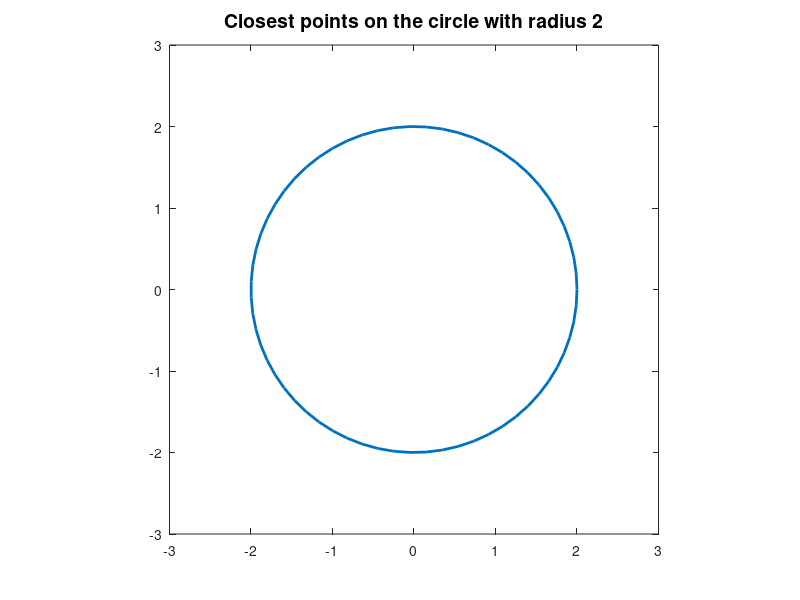

MATLAB code for this plot: (Note: this script raises an error after producing the figure.)
% Question 1: demostratig the closest point computation for a circle.
R = 2;
numpoints = 50;
point = zeros(2, 2);
[Cx, Cy] = pol2cart(linspace(0, 2*pi, 64), R);
figure(1)
plot(Cx, Cy, 'linewidth', 2), hold on
axis([-R*3/2 R*3/2 -R*3/2 R*3/2]); axis square
title(['Closest points on the circle with radius ', num2str(R, 1)],...
    'Fontsize', 14)
for j = 1:numpoints
    point(1, :) = 3*R*rand([2 1]) - 3*R/2;
    point(2, :) = cp_circle(point(1, :), R);
    figure(1), plot(point(:, 1), point(:, 2), '-*', 'linewidth', 2)
end, hold off
%function cpV = cp_circle(V, R), cpV = R/norm(V, 2)*V; end    